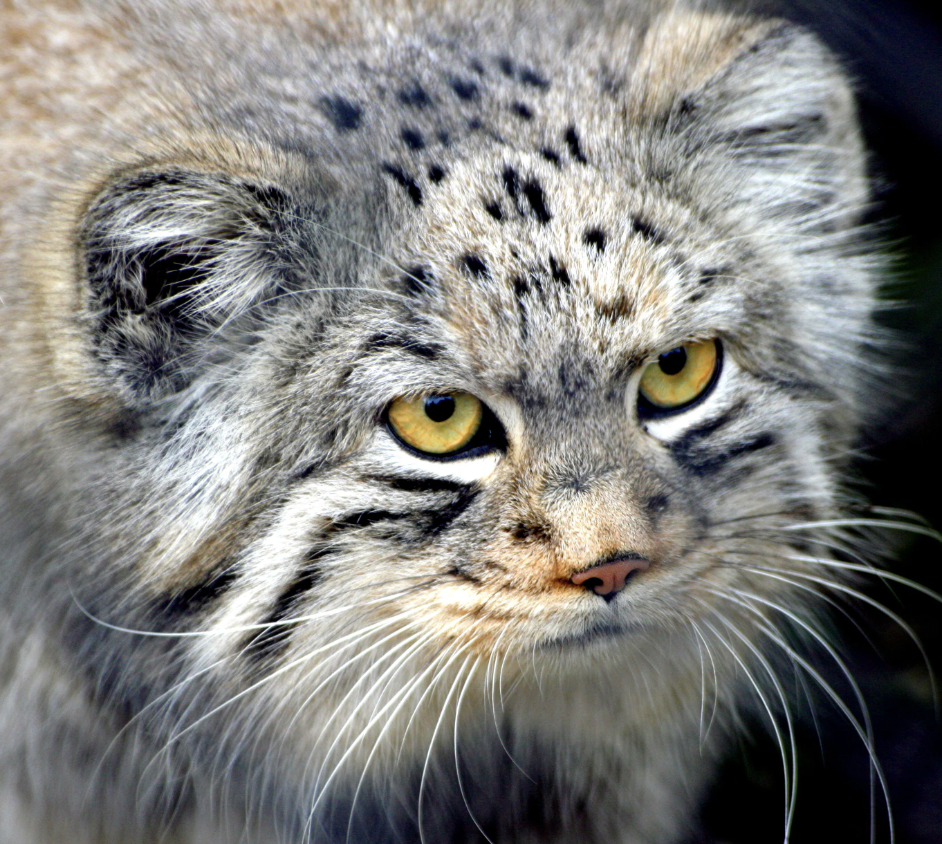
#> input picture data/cat.png, 942 x 844 px
$ jupyter execute --allow-errors course_1.ipynb   (shell and % lines are left out)
#> lines starting #> are read from the running program, lines starting #| are printed output that depends on the picture
# Dimensionality reduction with singular value decomposition for image compression

The following code is adapted from: https://www.geeksforgeeks.org/data-science/singular-value-decomposition-svd/

We will use the svd implementation from scipy to compute the three matrices (U, S, V)

[cell 1]
import cv2
import matplotlib.pyplot as plt
import numpy as np
from scipy.linalg import svd

cat = cv2.imread("data/cat.png")
#> cat is the input picture: shape (844, 942, 3); mean B, G, R 122.3, 125.1, 125.5
plt.imshow(cat)
print(cat.shape)
#| (844, 942, 3)

cat_flat = np.reshape(cat, (cat.shape[0], cat.shape[1]*cat.shape[2]))/255
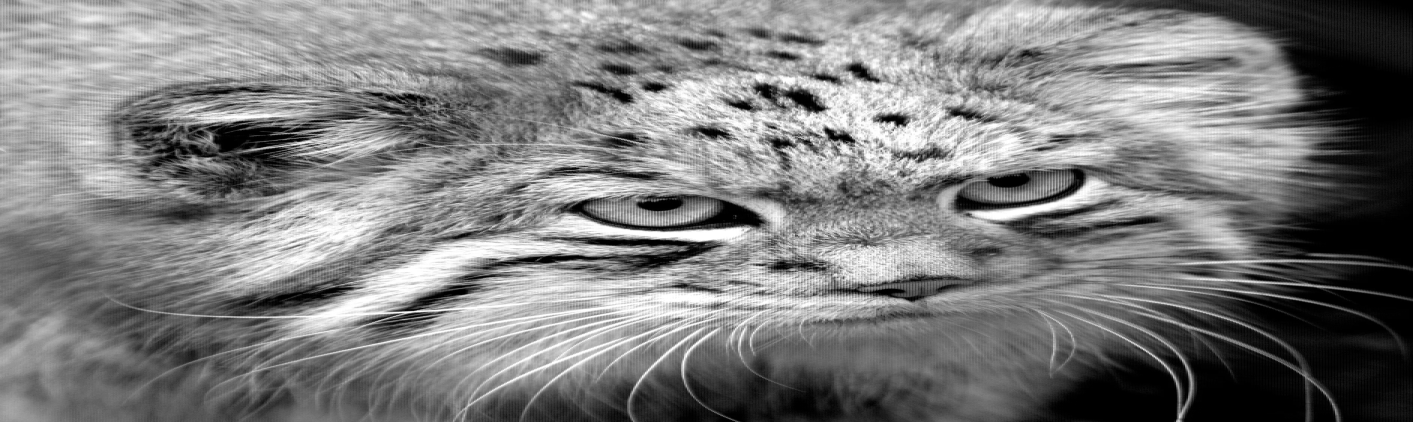
#> cat_flat: shape (844, 2826) float64 (shown at 1/2 size); min 0, max 1, mean 0.487
print(cat_flat.shape)
#| (844, 2826)
orig_size=int(cat_flat.shape[0]*cat_flat.shape[1]/1024)
#> orig_size = 2329
print(f"{orig_size}KB")
#| 2329KB

U, S, V_T = svd(cat_flat, full_matrices=False)
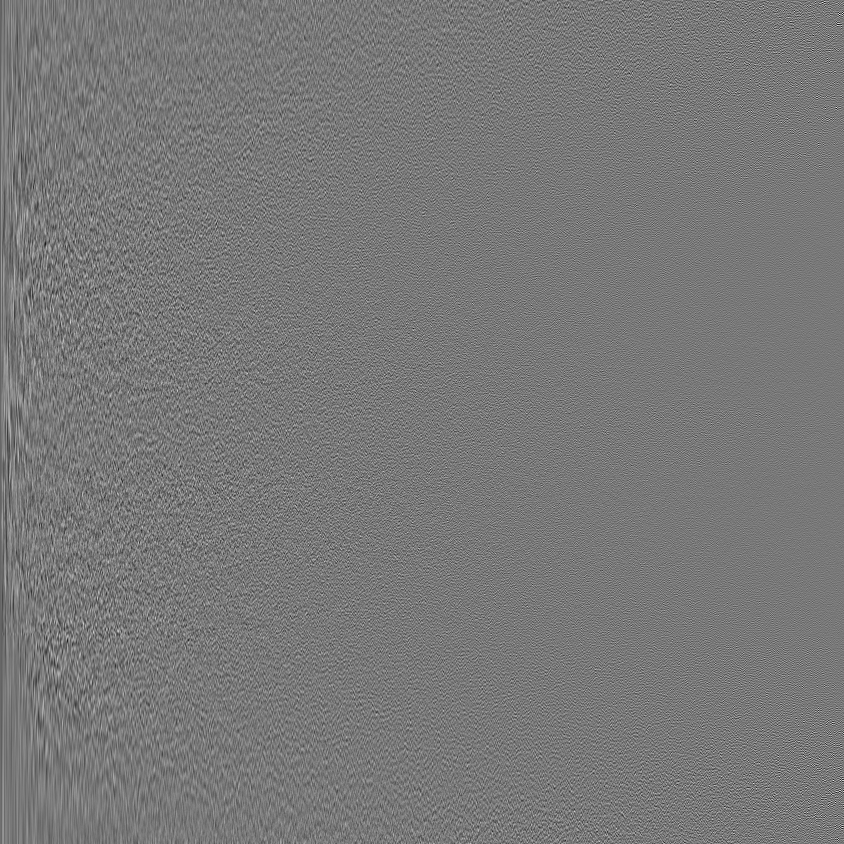
#> U: shape (844, 844) float64; min -0.231, max 0.256, mean -4.06e-05; drawn with min black and max white
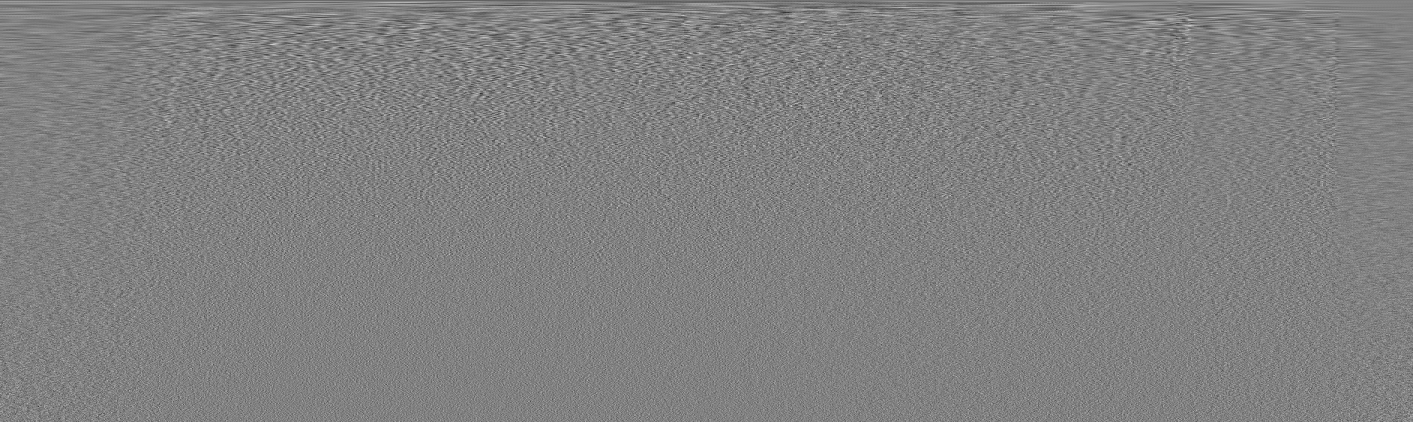
#> V_T: shape (844, 2826) float64 (shown at 1/2 size); min -0.101, max 0.0988, mean -1.92e-05; drawn with min black and max white
#> S = 844 values, max 800.1 at index 0, min 0.178 at index 843, mean 4.86
S = np.diag(S)
fig, ax = plt.subplots(5, 3, figsize=(10, 20))

curr_fig = 0
for r in [5, 10, 15, 30, 100]:
    cat_approx = U[:, :r] @ S[0:r, :r] @ V_T[:r, :]

    sz=((V_T[:r, :]).shape[0]*(V_T[:r, :]).shape[1] + (S[0:r, :r]).shape[0]*S[0:r, :r].shape[1]+ V_T[:r, :].shape[0]*V_T[:r, :].shape[1])/1024
    cat_approx = np.reshape(cat_approx, (cat_approx.shape[0], cat_approx.shape[1]//3, 3))
    error=np.sqrt((cat_approx-cat/255)**2)
    ax[curr_fig][0].imshow(cat_approx)
    ax[curr_fig][0].set_title("k = " + str(r)+ f" size={int(sz)}KB")
    ax[curr_fig, 0].axis('off')
    ax[curr_fig][1].set_title(f"Original Image size={int(orig_size)}KB")
    ax[curr_fig][1].imshow(cat)
    ax[curr_fig, 1].axis('off')
    ax[curr_fig][2].set_title(f"Error")
    ax[curr_fig][2].imshow(error)
    ax[curr_fig, 2].axis('off')

    curr_fig += 1
#> this loop made 5 passes
#> pass 1, `error=np.sqrt((cat_approx-cat/255)**2)`:
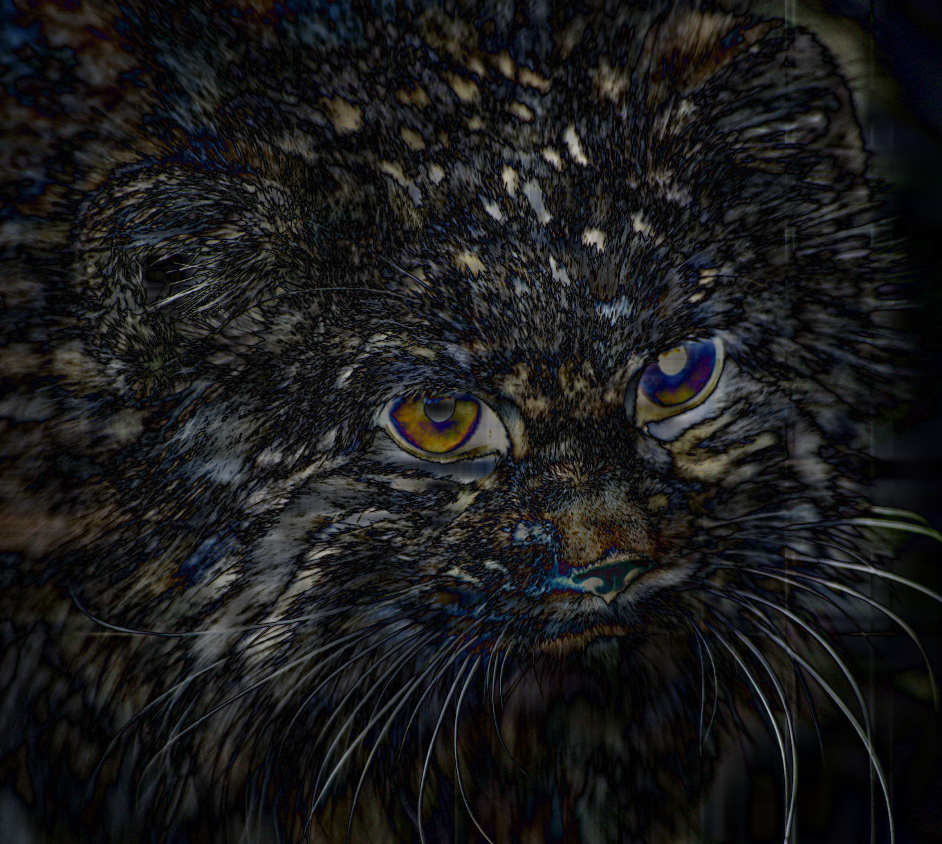
#> error: shape (844, 942, 3) float64; mean of channels 0, 1, 2 0.108, 0.106, 0.106; drawn as B, G, R
#> pass 2, `cat_approx = U[:, :r] @ S[0:r, :r] @ V_T[:r, :]`:
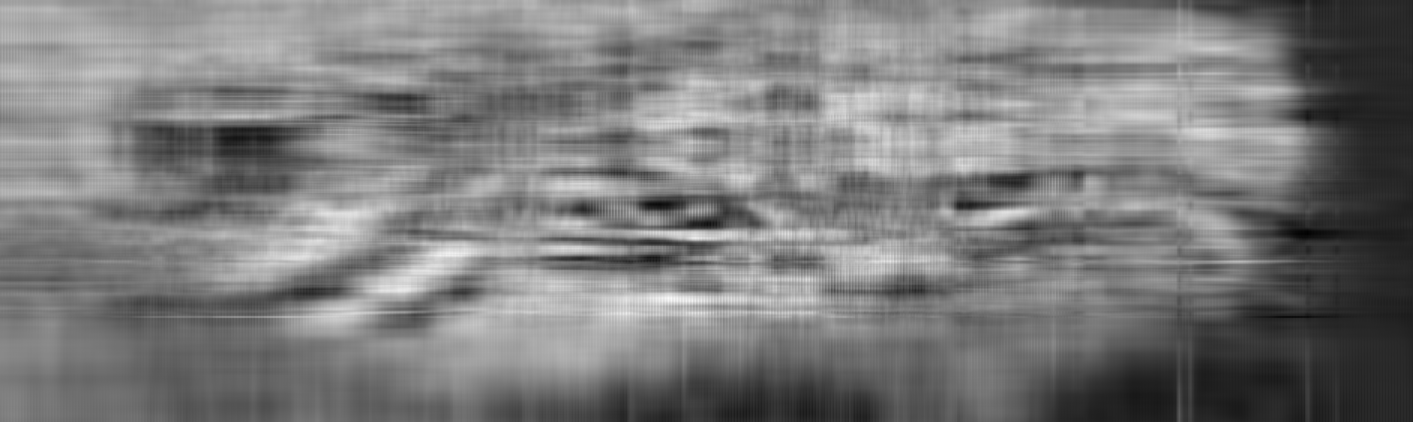
#> cat_approx: shape (844, 2826) float64 (shown at 1/2 size); min -0.176, max 1.19, mean 0.487; drawn with min black and max white
#> after the loop, curr_fig = 5
plt.show()
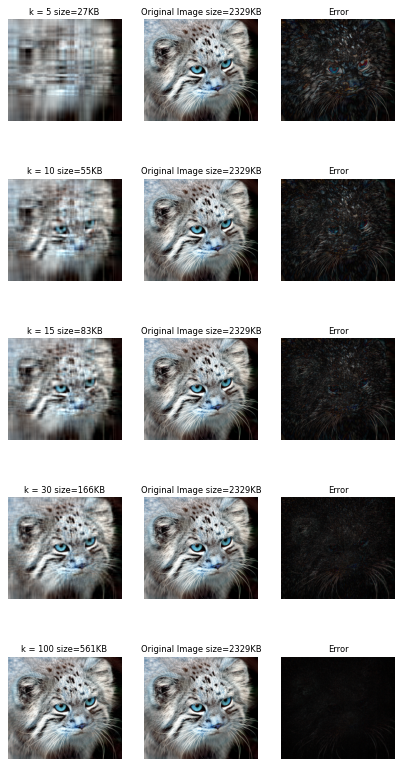
#> figure drawn by matplotlib, 15 panels; B, G, R data is drawn as R, G, B

# Moving on to words

We will perfom the same thing, but for words.

**Step 1**: We start by loading the 20newsgroups dataset using sklearn. Also, we **filter out common words** using the list of stopwords from NLTK

[cell 2]
from sklearn.datasets import fetch_20newsgroups
#> (the rest of this cell did not finish here and is left out)

[cell 3]
# remove stop-words

import nltk
from nltk.corpus import stopwords
from nltk.tokenize import word_tokenize

nltk.download('stopwords')
#> (this line was passed over: nltk is not available in this run)
nltk.download('punkt_tab')
#> (this line was passed over: nltk is not available in this run)

# Sample text
text = "This is a sample sentence showing stopword removal."

# Get English stopwords and tokenize
#> (the rest of this cell did not finish here and is left out)

**Step 2**: We now build the term document matrix. For each word, we mark the documents in which it appears.

[cell 4]
from sklearn.feature_extraction.text import CountVectorizer
import pandas as pd

# Count Vectorizer
vect = CountVectorizer()
#> (the rest of this cell did not finish here and is left out)

**Step 3**: We compute the singula value decomposition

#> (a cell that did not finish here is left out)

**Step 4**: We calculate low-dimensional projection using the top `keep_dims`, based on their variance

[cell 6]
V=V_T.transpose()
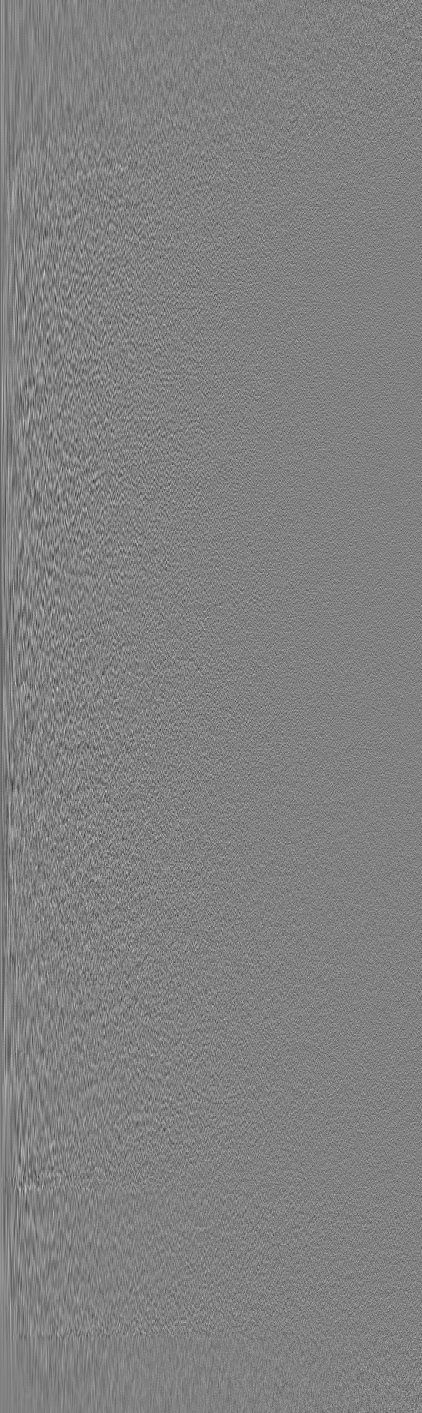
#> V: shape (2826, 844) float64 (shown at 1/2 size); min -0.101, max 0.0988, mean -1.92e-05; drawn with min black and max white
#term_document_matrix=np.array(term_document_matrix)
#> (the rest of this cell did not finish here and is left out)
